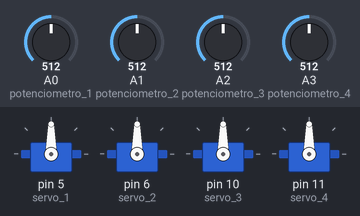
Bench run of a sketch on a simulated Arduino Uno, built with avr-gcc and run on an emulated ATmega328P. On the bench: 4 × servo. Inputs (shaded band) come from the test bench; at power-on: A0 (potenciometro_1) = 512, A1 (potenciometro_2) = 512, A2 (potenciometro_3) = 512, A3 (potenciometro_4) = 512.

Above: at 1.2 s.
1.3 s: A0 (potenciometro_1) set to 716
At 2.3 s:
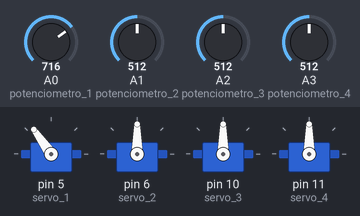
2.8 s: A1 (potenciometro_2) set to 716
At 3.1 s:
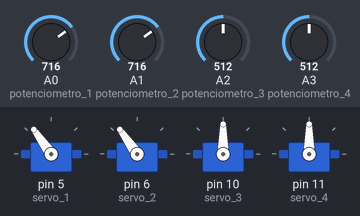
4.3 s: A2 (potenciometro_3) set to 716
At 4.9 s:
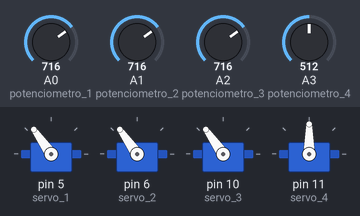
5.8 s: A3 (potenciometro_4) set to 716
At 6.6 s:
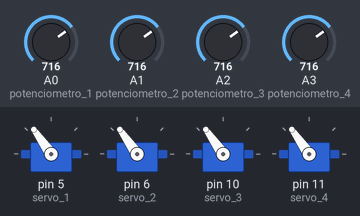
7.3 s: A0 (potenciometro_1) set to 992
At 8.5 s:
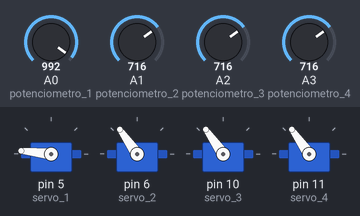
8.8 s: A1 (potenciometro_2) set to 992
At 9.3 s:
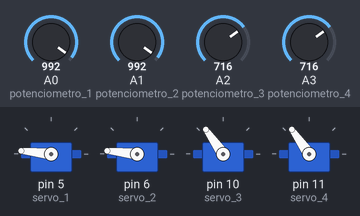
Timing chart, 0 to 11.3 s (numbered marks = the images above; inputs shaded):
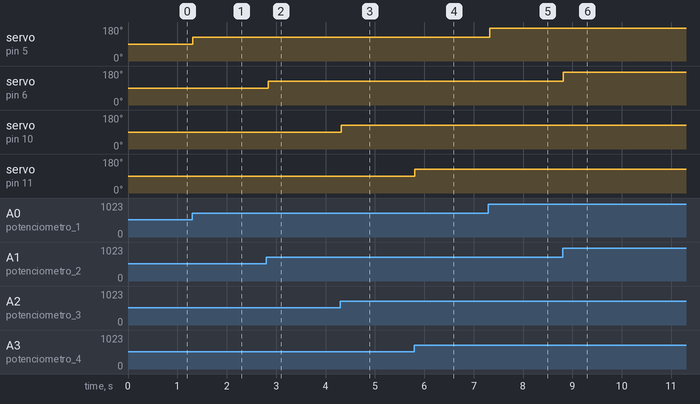

Measured:
- after the input at 1.3 s, servo on pin 5 (servo_1): 90° → 125° at once
- after the input at 2.8 s, servo on pin 6 (servo_2): 90° → 125° at once
- after the input at 4.3 s, servo on pin 10 (servo_3): 90° → 125° at once
- after the input at 5.8 s, servo on pin 11 (servo_4): 90° → 125° at once
- after the input at 7.3 s, servo on pin 5 (servo_1): 125° → 174° at once
- after the input at 8.8 s, servo on pin 6 (servo_2): 125° → 174° at once

The sketch:

Manejo2Brazos.ino
```cpp
#include <Servo.h> // Incluimos la biblioteca Servo

Servo servo_1;   // Definimos los servos que vamos a utilizar
Servo servo_2;
Servo servo_3;
Servo servo_4;

int potenciometro_1 = A0;  // Pin usado para conectar el potenciómetro
int valor_potenciometro_1;    // Esta variable definirá la posición del servo
int potenciometro_2 = A1;
int valor_potenciometro_2;
int potenciometro_3 = A2;
int valor_potenciometro_3;
int potenciometro_4 = A3;
int valor_potenciometro_4;


void setup() {
servo_1.attach(5); // Definimos los pines de señal para el servo
servo_2.attach(6);
servo_3.attach(10);
servo_4.attach(11);
}

void loop() {

valor_potenciometro_1 = analogRead(potenciometro_1);
// leemos el valor del potenciometro (valor entre 0 y 1023)
valor_potenciometro_1 = map(valor_potenciometro_1, 0, 1023, 0, 180);
// valor proporcional a la escala del servomotor (valor entre 0 y 180)
servo_1.write(valor_potenciometro_1);
delay(10);
// Esperamos para reiniciar el bucle


valor_potenciometro_2 = analogRead(potenciometro_2);
valor_potenciometro_2 = map(valor_potenciometro_2, 0, 1023, 0, 180);
servo_2.write(valor_potenciometro_2);
delay(10);


valor_potenciometro_3 = analogRead(potenciometro_3);
valor_potenciometro_3 = map(valor_potenciometro_3, 0, 1023, 0, 180);
servo_3.write(valor_potenciometro_3);
delay(10);


valor_potenciometro_4 = analogRead(potenciometro_4);
valor_potenciometro_4 = map(valor_potenciometro_4, 0, 1023, 0, 180);
servo_4.write(valor_potenciometro_4);
delay(10);

}
```
